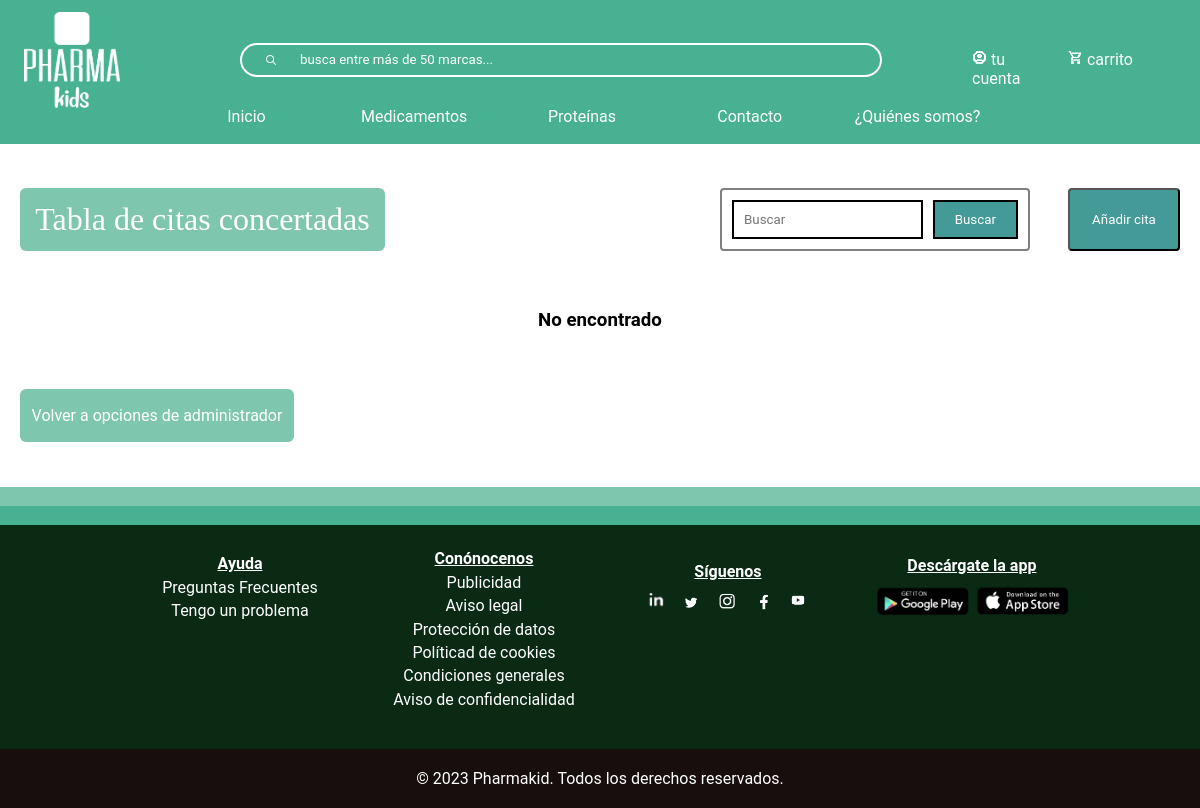
The app's page /buscar-cita.php?busqueda=m1, older data.
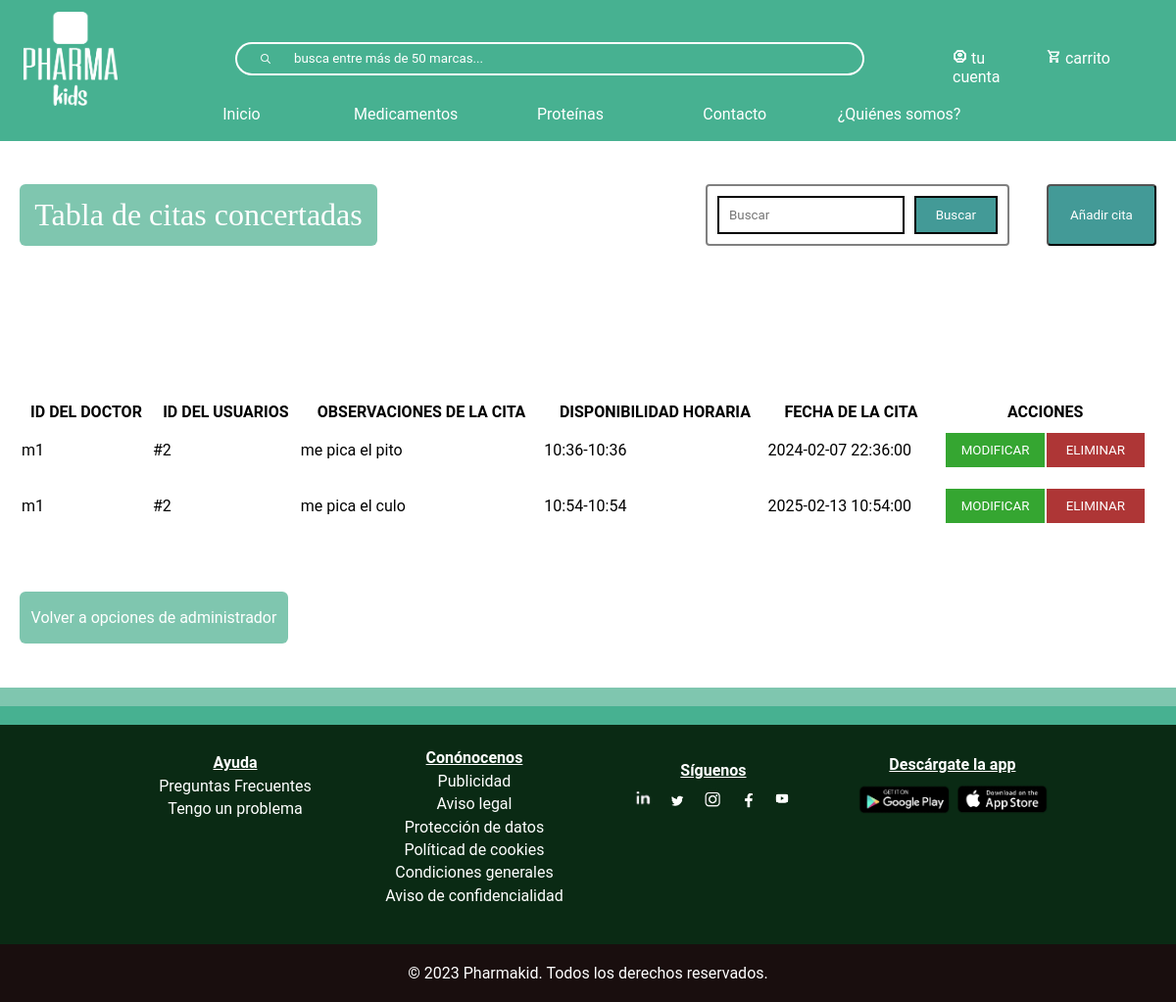
The same page, newer data.
### tables this page shows
CREATE TABLE `citar` (
  `doctorId` varchar(10) NOT NULL,
  `usuarioId` varchar(10) NOT NULL,
  `observaciones` text DEFAULT NULL,
  `disponibilidad` varchar(16) NOT NULL,
  `fecha` datetime NOT NULL
);

### buscar-cita.php (the view, shortened to what this page needs)
<?php
include_once("bbdd/connexionBaseDeDatos.php");
?>
<!DOCTYPE html>
<html lang="en">
<head>
    <link rel="stylesheet" type="text/css" href="css/index.css" >
    <link rel="stylesheet" type="text/css" href="css/header.css" >
    <link rel="stylesheet" type="text/css" href="css/footer.css" >
    <link rel="stylesheet" type="text/css" href="css/tablas.css" >
</head>
<body>
<?php require("footerHeader/header.php")?>
<?php
$busqueda_cita = strtolower($_REQUEST['busqueda']);
?>
<div id="divTabla">
    <div class="contenedor-botones">
    <h1>Tabla de citas concertadas</h1>
    <div class="conjunto-buscar-anadir">
        <form action="buscar-cita.php" class="form-busqueda" method="get" name="formu">
            <div class="botones-filtrar" style="display:flex">
                <input class="input-busqueda" type="text" name="busqueda"  placeholder="Buscar" />
                <input class="btn-busqueda" type="submit" value="Buscar"/>
            </div>
        </form>
        <button id="anadirButton">Añadir cita</button>
    </div>
</div>
<?php
$sql = mysqli_query($conexion, "SELECT * FROM citar
WHERE doctorId LIKE '%$busqueda_cita%'
ORDER BY doctorId ASC");
$resultado = mysqli_num_rows($sql);
if($resultado > 0){
    echo "
    <table>
        <thead>
            <tr>
                <th>ID DEL DOCTOR</th>
                <th>ID DEL USUARIOS</th>
                <th>OBSERVACIONES DE LA CITA</th>
                <th>DISPONIBILIDAD HORARIA</th>
                <th>FECHA DE LA CITA</th>
                <th>ACCIONES</th>
            </tr>
        </thead>
        <tbody class='clase_tbody'>
    ";
    while ($row = mysqli_fetch_assoc($sql)) {
        $doctorId= $row["doctorId"];
        $usuarioId = $row['usuarioId'];
        $observaciones = $row["observaciones"];
        $disponibilidad = $row["disponibilidad"];
        $fecha = $row["fecha"];
        echo"
    <tr>
        <td titulo='DOCTOR:'>$doctorId</td>
        <td titulo='USUARIO:'>$usuarioId</td>
        <td titulo='OBSERVACIONES:'>$observaciones</td>
        <td titulo='DISPONIBILIDAD:'>$disponibilidad</td>
        <td titulo='FECHA:'>$fecha</td>
        <td titulo='ACCIONES:' class='td-btn'>
                <button class='modificar'>MODIFICAR</button>
                <button class='eliminar'>ELIMINAR</button>
        </td>
    </tr>
            ";
        }
        echo "</tbody>";
}
else
{
echo "<h3 style='text-align:-webkit-center'>No encontrado</h3>";
}
?>
</table>
<a href="administrador.php">Volver a opciones de administrador</a>
</div>
<?php require("footerHeader/footer.php")?>
</body>
</html>

Row changes from the older to the newer data that the page shows:
added citar: doctorId "m1", usuarioId "#2", observaciones "me pica el pito", disponibilidad "10:36-10:36", fecha "2024-02-07 22:36:00"
added citar: doctorId "m1", usuarioId "#2", observaciones "me pica el culo", disponibilidad "10:54-10:54", fecha "2025-02-13 10:54:00"
Text that changed along with them:
text no longer shown: "No encontrado"
text now shown: "ID DEL DOCTOR ID DEL USUARIOS OBSERVACIONES DE LA CITA DISPONIBILIDAD HORARIA FECHA DE LA CITA ACCIONES"
